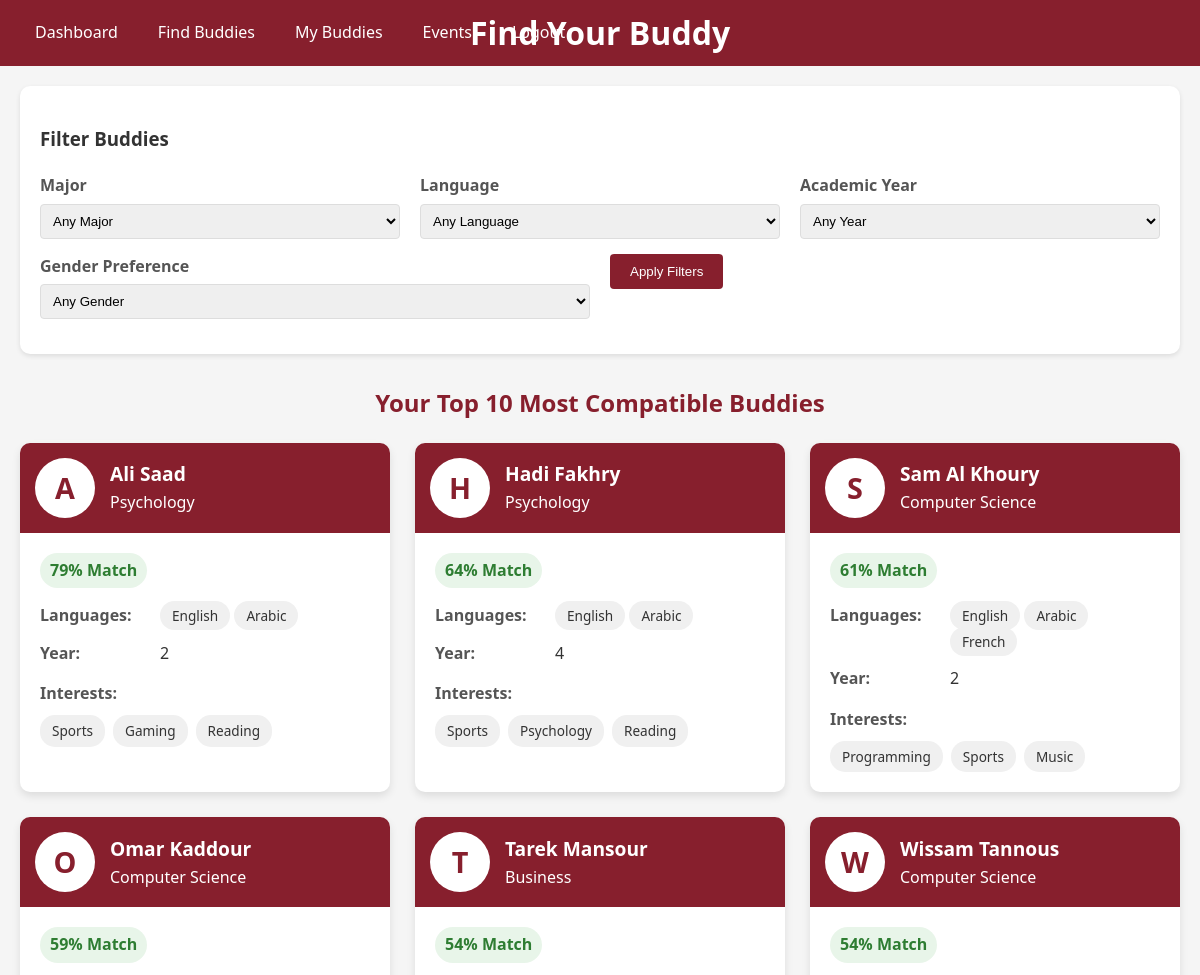
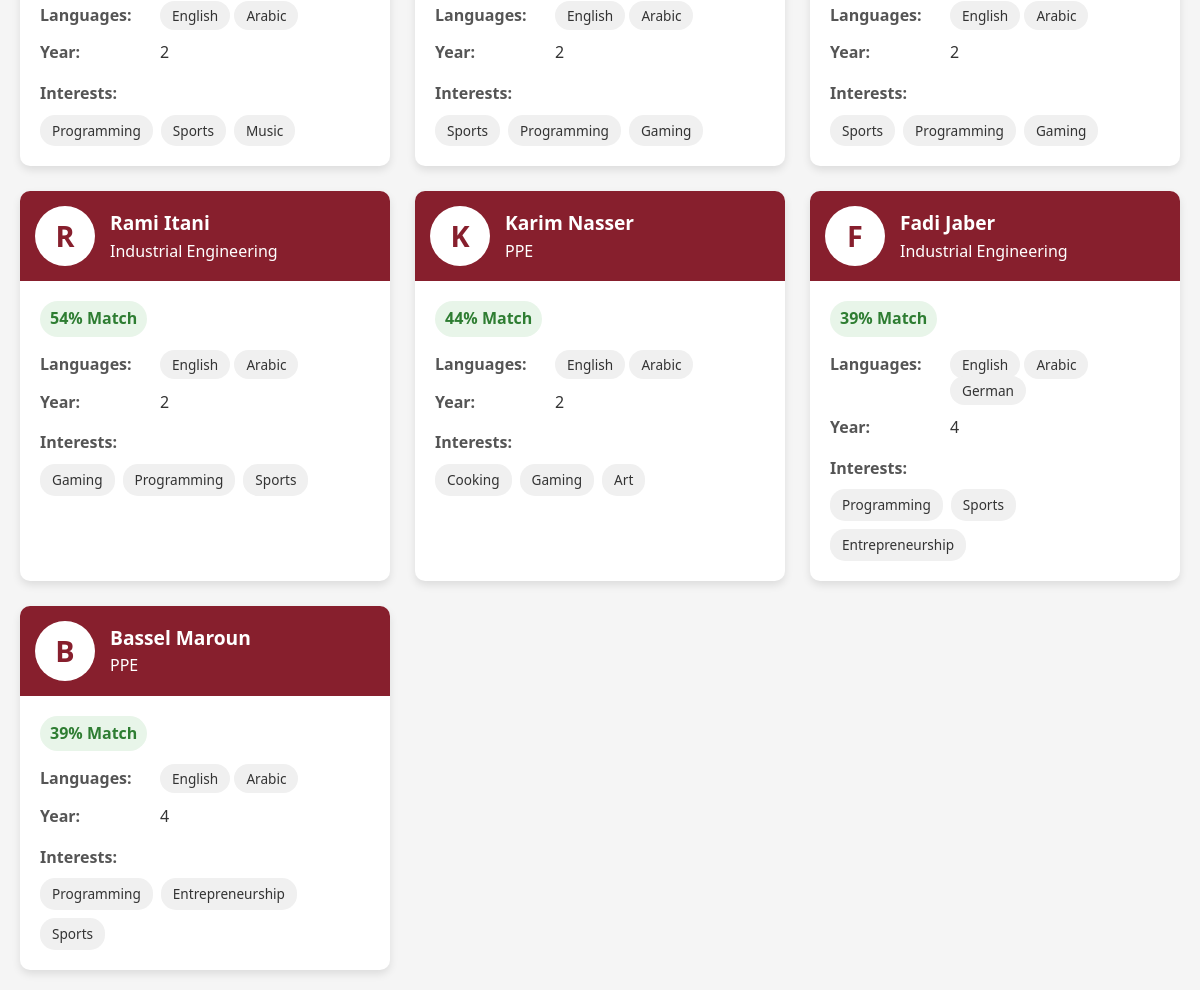
The app's page /potential-matches (signed in) with its own data (2 pictures, top to bottom).
### tables this page shows
CREATE TABLE user_details (
            user_id INTEGER PRIMARY KEY,
            student_id_number TEXT UNIQUE,
            age INTEGER,
            gender TEXT,
            interests TEXT,
            nationality TEXT,
            major TEXT,
            academic_year INTEGER CHECK(academic_year BETWEEN 1 AND 5),
            languages TEXT,
            bio TEXT,
            phone_number TEXT,
            is_international BOOLEAN DEFAULT FALSE,
            FOREIGN KEY (user_id) REFERENCES users(id) ON DELETE CASCADE
        );

CREATE TABLE users (
            id INTEGER PRIMARY KEY AUTOINCREMENT,
            username TEXT UNIQUE,
            password_hash TEXT,
            email TEXT UNIQUE,
            full_name TEXT,
            role TEXT CHECK(role IN ('student', 'buddy')),
            is_approved BOOLEAN DEFAULT FALSE,
            created_at TIMESTAMP DEFAULT CURRENT_TIMESTAMP
        );

### app.py (the view)
@app.route("/potential-matches")
def view_potential_matches():
    if "user_id" not in session or session["role"] != "student":
        flash("Please login as a student to view matches", "warning")
        return redirect(url_for("login"))
    major_filter = request.args.get("major", "")
    language_filter = request.args.get("language", "")
    year_filter = request.args.get("year", "")
    gender_filter = request.args.get("gender", "")
    matches = get_potential_buddies(
        session["user_id"],
        major_filter=major_filter if major_filter else None,
        language_filter=language_filter if language_filter else None,
        year_filter=year_filter if year_filter else None,
        gender_filter=gender_filter if gender_filter else None,
    )
    return render_template(
        "potential_matches.html", matches=matches, full_name=session["full_name"]
    )

### app.py (called while the page is built)
def get_db_connection():
    conn = sqlite3.connect("buddy_system.db")
    conn.row_factory = sqlite3.Row
    return conn

### templates/potential_matches.html (shortened to what this page needs)
<!DOCTYPE html>
<html lang="en">
<head>
    <link href="{{ url_for('static', filename='background.css') }}" rel="stylesheet">
</head>
<body>
    <div class="header-navbar">
        <div class="navbar">
            <a href="{{ url_for('student_dashboard') }}">Dashboard</a>
            <a href="{{ url_for('view_potential_matches') }}">Find Buddies</a>
            <a href="#">My Buddies</a>
            <a href="#">Events</a>
            <a href="{{ url_for('logout') }}">Logout</a>
        </div>
        <h1 class="header-title">Find Your Buddy</h1>
    </div>
    <div class="matching-container">
        <div class="filter-container">
            <h3>Filter Buddies</h3>
            <form method="GET" action="{{ url_for('view_potential_matches') }}">
                <div class="filter-row">
                    <div class="filter-group">
                        <label for="major">Major</label>
                        <select id="major" name="major">
                            <option value="">Any Major</option>
                        </select>
                    </div>
                    <div class="filter-group">
                        <label for="language">Language</label>
                        <select id="language" name="language">
                            <option value="">Any Language</option>
                        </select>
                    </div>
                    <div class="filter-group">
                        <label for="year">Academic Year</label>
                        <select id="year" name="year">
                            <option value="">Any Year</option>
                        </select>
                    </div>
                </div>
                <div class="filter-row">
                    <div class="filter-group">
                        <label for="gender">Gender Preference</label>
                        <select id="gender" name="gender">
                            <option value="">Any Gender</option>
                        </select>
                    </div>
                    <div class="filter-group">
                        <button type="submit" class="apply-filters">Apply Filters</button>
                    </div>
                </div>
            </form>
        </div>
        {% if matches %}
        <div class="top-buddies-header">Your Top 10 Most Compatible Buddies</div>
        <div class="buddies-grid">
            {% for match in matches[:10] %}
            <div class="buddy-card" onclick="window.location.href='{{ url_for('buddy_details', buddy_id=match.buddy_id) }}'">
                <div class="buddy-header">
                    <div class="buddy-avatar">{{ match.name[0] }}</div>
                    <div>
                        <div class="buddy-name">{{ match.name }}</div>
                        <div>{{ match.major }}</div>
                    </div>
                </div>
                <div class="buddy-details">
                    <div class="compatibility-score">{{ match.score }}% Match</div>
                    <div class="detail-row">
                        <div class="detail-label">Languages:</div>
                        <div class="detail-value">
                            {% for language in match.languages.split(',') %}
                                <span class="interest-tag">{{ language }}</span>
                            {% endfor %}
                        </div>
                    </div>
                    <div class="detail-row">
                        <div class="detail-label">Year:</div>
                        <div class="detail-value">{{ match.academic_year }}</div>
                    </div>
                    <div class="interests-container">
                        <div class="detail-label">Interests:</div>
                        <div class="interests-list">
                            {% for interest in match.interests.split(',') %}
                                <span class="interest-tag">{{ interest }}</span>
                            {% endfor %}
                        </div>
                    </div>
                </div>
            </div>
            {% endfor %}
        </div>
        {% else %}
        <div class="no-buddies">
            <h3>No potential buddies found</h3>
            <p>Try adjusting your filters or check back later.</p>
            <a href="{{ url_for('view_potential_matches') }}" class="btn">Reset Filters</a>
        </div>
        {% endif %}
    </div>
</body>
</html>

### static/background.css (style rules this page uses)
:root { --aub-maroon: #871f2d; --aub-maroon-dark: #5e1520; --aub-maroon-light: #a02838; --aub-gold: #c9a467; --aub-gray: #f5f5f5; --aub-gray-dark: #333333; --aub-white: #ffffff; }
body { font-family: 'Segoe UI', Tahoma, Geneva, Verdana, sans-serif; margin: 0; padding: 0; background-color: var(--aub-gray); color: var(--aub-gray-dark); line-height: 1.6; }
.header-navbar { background-color: var(--aub-maroon); color: var(--aub-white); display: flex; justify-content: space-between; align-items: center; padding: 10px 20px; }
.header-title { position: absolute; left: 50%; transform: translateX(-50%); }
.navbar { display: flex; gap: 10px; }
.navbar a { color: var(--aub-white); text-decoration: none; padding: 10px 15px; display: inline-block; }

### templates/potential_matches.html (style rules this page uses)
.matching-container { max-width: 1200px; margin: 0 auto; padding: 20px; }
.buddies-grid { display: grid; grid-template-columns: repeat(auto-fill, minmax(300px, 1fr)); gap: 25px; margin-top: 20px; }
.buddy-card { background-color: white; border-radius: 10px; box-shadow: 0 4px 8px rgba(0,0,0,0.1); overflow: hidden; transition: transform 0.3s ease; cursor: pointer; }
.buddy-header { background-color: #871f2d; color: white; padding: 15px; display: flex; align-items: center; }
.buddy-avatar { width: 60px; height: 60px; border-radius: 50%; background-color: white; color: #871f2d; display: flex; align-items: center; justify-content: center; font-size: 1.8em; font-weight: bold; margin-right: 15px; }
.buddy-name { font-size: 1.2em; font-weight: bold; }
.buddy-details { padding: 20px; }
.detail-row { display: flex; margin-bottom: 12px; }
.detail-label { font-weight: bold; min-width: 120px; color: #555; }
.detail-value { flex: 1; }
.compatibility-score { display: inline-block; padding: 5px 10px; background-color: #e8f5e9; color: #2e7d32; border-radius: 20px; font-weight: bold; margin-bottom: 15px; }
.interests-container { margin-top: 15px; }
.interests-list { display: flex; flex-wrap: wrap; gap: 8px; margin-top: 8px; }
.interest-tag { background-color: #f0f0f0; padding: 5px 12px; border-radius: 15px; font-size: 0.85em; }
.filter-container { background-color: white; padding: 20px; border-radius: 10px; box-shadow: 0 2px 5px rgba(0,0,0,0.1); margin-bottom: 30px; }
.filter-row { display: flex; gap: 20px; margin-bottom: 15px; }
.filter-group { flex: 1; }
.filter-group label { display: block; margin-bottom: 5px; font-weight: bold; color: #555; }
.filter-group select { width: 100%; padding: 8px; border: 1px solid #ddd; border-radius: 4px; }
.apply-filters { background-color: #871f2d; color: white; border: none; padding: 10px 20px; border-radius: 4px; cursor: pointer; }
.top-buddies-header { text-align: center; margin: 20px 0; font-size: 1.5em; color: #871f2d; font-weight: bold; }

### records on screen
user_details: full_name "A", name "Ali Saad", major "Psychology", score "79", language "English" "Arabic", academic_year "2", interest "Sports" "Gaming" "Reading"
user_details: full_name "H", name "Hadi Fakhry", major "Psychology", score "64", language "English" "Arabic", academic_year "4", interest "Sports" "Psychology" "Reading"
user_details: full_name "S", name "Sam Al Khoury", major "Computer Science", score "61", language "English" "Arabic" "French", academic_year "2", interest "Programming" "Sports" "Music"
user_details: full_name "O", name "Omar Kaddour", major "Computer Science", score "59", language "English" "Arabic", academic_year "2", interest "Programming" "Sports" "Music"
user_details: full_name "T", name "Tarek Mansour", major "Business", score "54", language "English" "Arabic", academic_year "2", interest "Sports" "Programming" "Gaming"
user_details: full_name "W", name "Wissam Tannous", major "Computer Science", score "54", language "English" "Arabic", academic_year "2", interest "Sports" "Programming" "Gaming"
user_details: full_name "R", name "Rami Itani", major "Industrial Engineering", score "54", language "English" "Arabic", academic_year "2", interest "Gaming" "Programming" "Sports"
user_details: full_name "K", name "Karim Nasser", major "PPE", score "44", language "English" "Arabic", academic_year "2", interest "Cooking" "Gaming" "Art"
user_details: full_name "F", name "Fadi Jaber", major "Industrial Engineering", score "39", language "English" "Arabic" "German", academic_year "4", interest "Programming" "Sports" "Entrepreneurship"
user_details: full_name "B", name "Bassel Maroun", major "PPE", score "39", language "English" "Arabic", academic_year "4", interest "Programming" "Entrepreneurship" "Sports"
